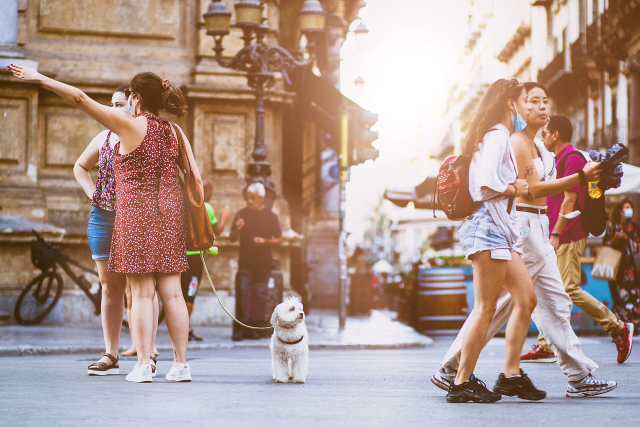
#> input picture Pedestrian Detector/Pedestrian Detector Using HOG/Image Used/walking.jpg, 1280 x 853 px, found by its file name (shown at 1/2 size)
$ jupyter execute 'Pedestrian Detector Using HOG Descriptor.ipynb'
#> lines starting #> are read from the running program, lines starting #| are printed output that depends on the picture; after the words box and inside, x2 and y2 are one past the last pixel; in counts of white or black regions, pixels touching at a corner belong together
#> further down, image is the input picture: shape (853, 1280, 3); mean B, G, R 141.7, 151.2, 175.7
[cell 1]
import cv2
import numpy as np
import matplotlib.pyplot as plt
from imutils.object_detection import non_max_suppression

# HOG Descriptor :

The Histogram of Oriented Gradients (HOG) descriptor is a technique used in computer vision to detect objects with varying shapes and appearances, such as pedestrians. It works by calculating gradient magnitudes and orientations in localized image regions, constructing histograms of gradient orientations, normalizing these histograms, and forming a descriptor vector.

 It involves sliding a window over an image, computing the HOG descriptor for each window position, and using a classifier to identify objects based on the descriptor.

[cell 2]
HOGCV = cv2.HOGDescriptor()                                              #initializing HOG Descriptor
HOGCV.setSVMDetector(cv2.HOGDescriptor_getDefaultPeopleDetector())       #HOG for people detector

[cell 3]
def Detector(frame):
    rects, weights = HOGCV.detectMultiScale(frame, winStride=(4, 4), padding=(8, 8), scale=1.03)  #sliding window
#> rects = [[1080, 246, 66, 131], [67, 509, 81, 161], [248, 495, 127, 255], [615, 277, 93, 186], [888, 585, 111, 221], [652, 118, 124, 248], [1075, 356, 133, 265], [399, 289, 232, 464], [1050, 263, 191, 382], [867, 384, 244, 469], [129, 136, 362, 717]]; weights = [0.201, 0.763, 1.43, 1.09, 0.583, 0.562, 0.895, 1.25, 0.25, 0.0934, 0.629]
    rects = np.array([[x, y, x + w, y + h] for (x, y, w, h) in rects])
#> rects = [[1080, 246, 1146, 377], [67, 509, 148, 670], [248, 495, 375, 750], [615, 277, 708, 463], [888, 585, 999, 806], [652, 118, 776, 366], [1075, 356, 1208, 621], [399, 289, 631, 753], [1050, 263, 1241, 645], [867, 384, 1111, 853], [129, 136, 491, 853]]
    pick = non_max_suppression(rects, probs=None, overlapThresh=0.65)
#> pick = [[129, 136, 491, 853], [867, 384, 1111, 853], [399, 289, 631, 753], [67, 509, 148, 670], [1050, 263, 1241, 645], [615, 277, 708, 463], [652, 118, 776, 366]]
    c = 1
    for x, y, w, h in pick:
        cv2.rectangle(frame, (x, y), (w, h), (139, 34, 104), 2)
        cv2.rectangle(frame, (x, y - 20), (w, y), (139, 34, 104), -1)
        cv2.putText(frame, f'P{c}', (x, y), cv2.FONT_HERSHEY_SIMPLEX, 0.6, (255, 255, 255), 2)
        c += 1
#> this loop made 7 passes
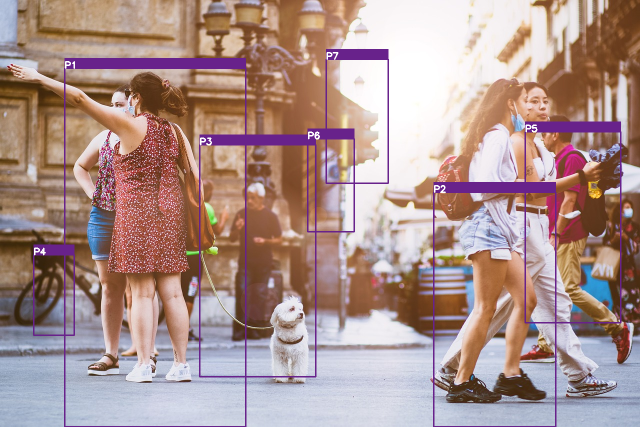
#> frame: shape (853, 1280, 3) (shown at 1/2 size); 4.33% of pixels changed, all inside (x1, y1, x2, y2) = (66, 98, 1243, 853)
#> after the loop, c = 8

    cv2.putText(frame, f'Total Persons : {c - 1}', (20, 450), cv2.FONT_HERSHEY_DUPLEX, 0.8, (255, 255, 255), 2)
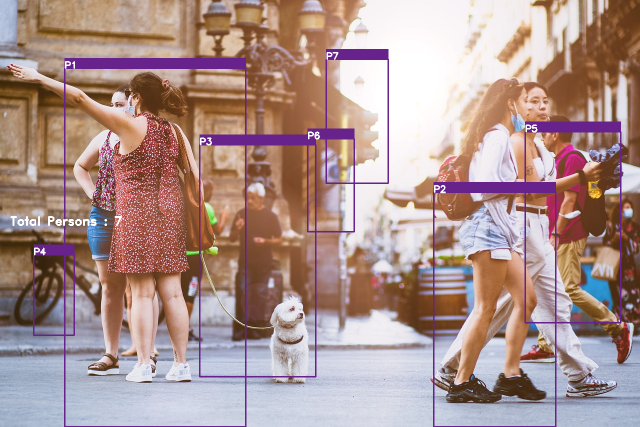
#> frame: shape (853, 1280, 3) (shown at 1/2 size); 0.14% of pixels changed, all inside (x1, y1, x2, y2) = (21, 432, 244, 452)
    return frame

[cell 4]
image_path = r'C:\Users\DELL\Desktop\python project\open cv2\New folder (9)\walking.jpg'  # image path
image = cv2.imread(image_path)
output_image = Detector(image)
plt.imshow(cv2.cvtColor(output_image, cv2.COLOR_BGR2RGB))
plt.title("Pedestrian Detected")
cv2.imwrite('Pedestrian_Detetced.png', output_image)
#> Out = True
